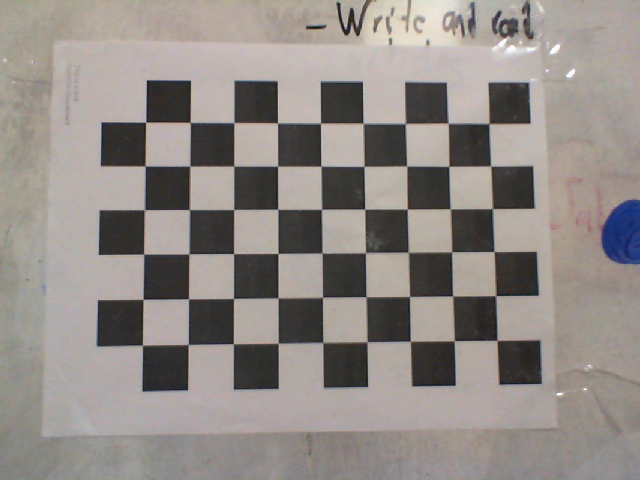
#> input picture CalibracionCamara/Calibration0.png, 640 x 480 px; its folder holds 5 pictures in this run; the run also reads 1 picture not shown here
$ python Cameracalibration.py
#> lines starting #> are read from the running program, lines starting #| are printed output that depends on the picture; after the words box and inside, x2 and y2 are one past the last pixel; in counts of white or black regions, pixels touching at a corner belong together

#From the OpenCV website
# https://opencv-python-tutroals.readthedocs.io/en/latest/py_tutorials/py_calib3d/py_calibration/py_calibration.html

import numpy as np
import cv2 as cv
import glob
from tempfile import TemporaryFile

# termination criteria
criteria = (cv.TERM_CRITERIA_EPS + cv.TERM_CRITERIA_MAX_ITER, 30, 0.001)
squareSize=10.6
# prepare object points, like (0,0,0), (1,0,0), (2,0,0) ....,(6,5,0)
objp = np.zeros((6*9,3), np.float32)
objp[:,:2] = np.mgrid[0:9,0:6].T.reshape(-1,2)*squareSize#milimeters
# Arrays to store object points and image points from all the images.
objpoints = [] # 3d point in real world space
imgpoints = [] # 2d points in image plane.
images = glob.glob('*.png')
Contt = 0
for fname in images:
    img = cv.imread(fname)
#> img is the input picture: shape (480, 640, 3); mean B, G, R 134.5, 138.6, 145.4
    gray = cv.cvtColor(img, cv.COLOR_BGR2GRAY)
    # Find the chess board corners
    ret, corners = cv.findChessboardCorners(gray, (9,6), None)
#> ret = True; corners = 54 rows, first 8: [497, 339.8], [454, 340.9], [410.4, 340.5], [366.3, 341.4], [322.5, 342.8], [277.9, 343.5], [233.4, 343.4], [188, 344.7]
    # If found, add object points, image points (after refining them)
    if ret == True:
        objpoints.append(objp)
        corners2 = cv.cornerSubPix(gray,corners, (11,11), (-1,-1), criteria)
#> corners2 = 54 rows, first 8: [496.9, 340.4], [454.3, 340.8], [410.3, 341.3], [367, 341.8], [322.8, 342.4], [278.2, 343.3], [233.4, 343.8], [188.2, 344.5]
        imgpoints.append(corners2)
        # Draw and display the corners
        img = cv.drawChessboardCorners(img, (9,6), corners2, ret)
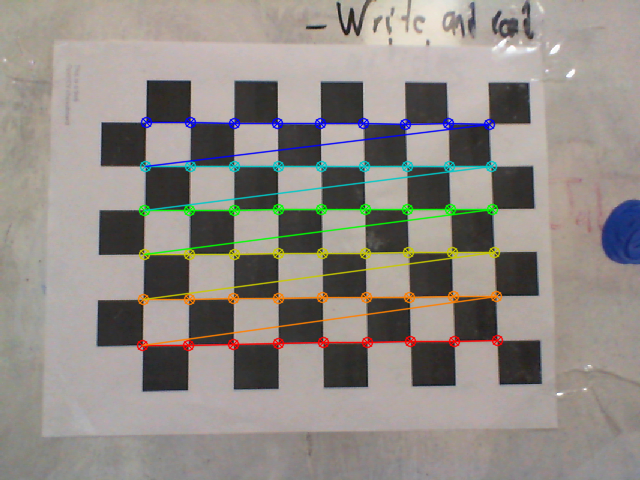
#> img: shape (480, 640, 3); 5.12% of pixels changed, all inside (x1, y1, x2, y2) = (136, 116, 504, 352)
        Contt += 1
        cv.imshow('img', img)
        cv.waitKey(1000)
#> pass 2 of the loop `for fname in images:`:
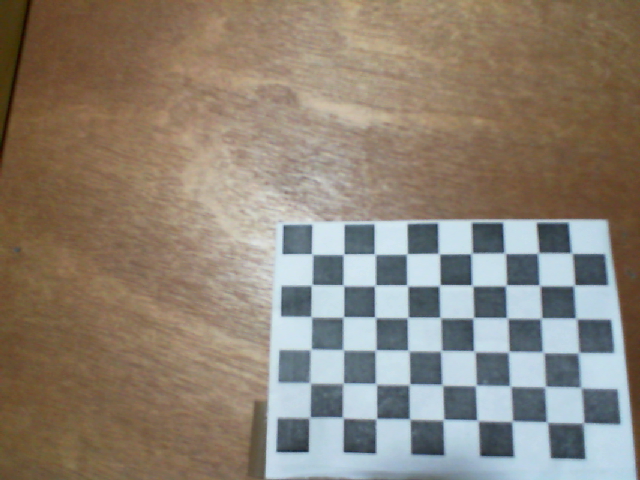
#> input picture CalibracionCamara/Calibration1.png, 640 x 480 px
#> img is the input picture: shape (480, 640, 3); mean B, G, R 116.8, 129.9, 140.3
#> `gray = cv.cvtColor(img, cv.COLOR_BGR2GRAY)`:
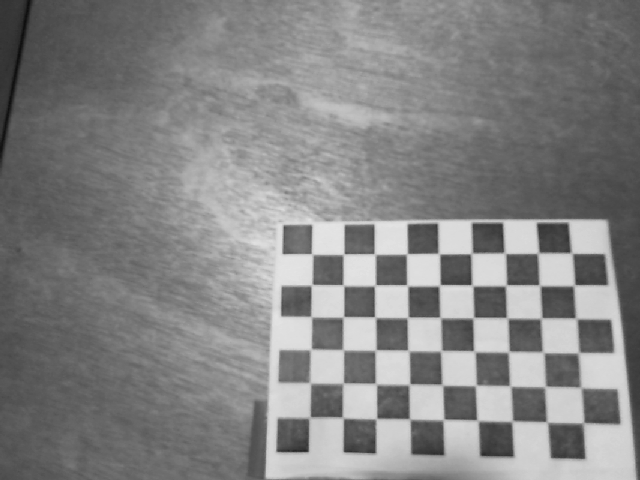
#> gray: shape (480, 640); min 13, max 229, mean 131.4
#> corners = 54 rows, first 8: [313.5, 253.5], [344.2, 253.5], [373.8, 253.5], [407.5, 253.3], [437.5, 253.1], [469.6, 254], [503.5, 252.1], [539, 251.7]
#> corners2 = 54 rows, first 8: [312.1, 254.2], [343.5, 254.3], [374.7, 254], [406.8, 253.9], [438.9, 253.6], [471.5, 253.4], [504.7, 253.1], [538.3, 253]
#> `img = cv.drawChessboardCorners(img, (9,6), corners2, ret)`:
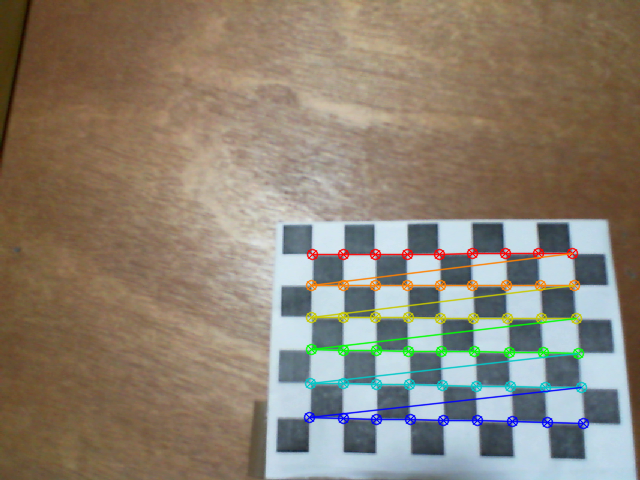
#> img: shape (480, 640, 3); 4.18% of pixels changed, all inside (x1, y1, x2, y2) = (303, 247, 590, 430)
#> pass 3 of the loop `for fname in images:`:
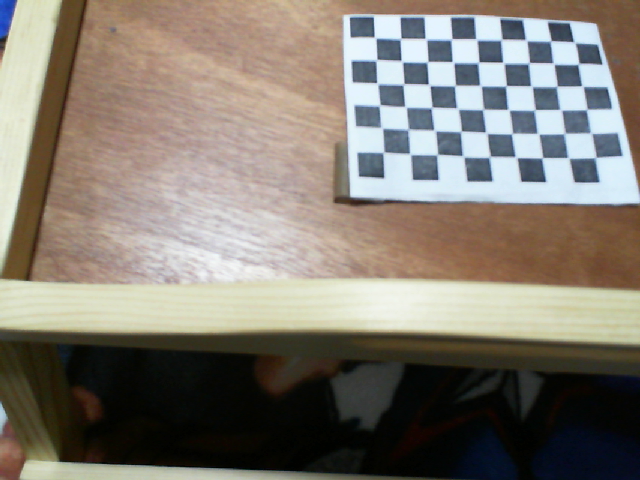
#> input picture CalibracionCamara/Calibration10.png, 640 x 480 px
#> img is the input picture: shape (480, 640, 3); mean B, G, R 114.3, 123.8, 130.6
#> `gray = cv.cvtColor(img, cv.COLOR_BGR2GRAY)`:
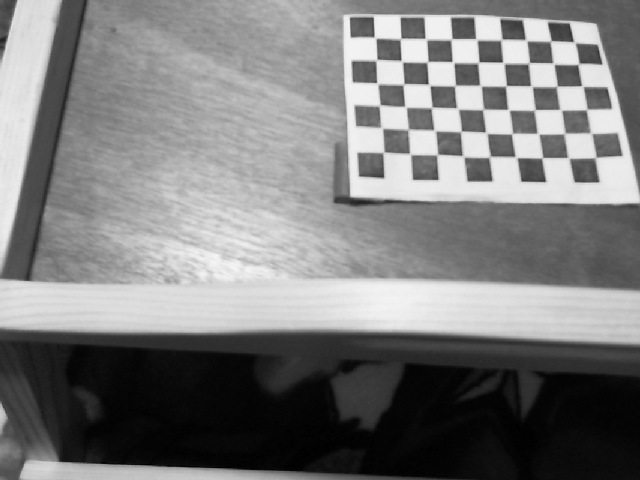
#> gray: shape (480, 640); min 0, max 246, mean 124.7
#> corners = 54 rows, first 8: [374.1, 36.79], [401.1, 37.79], [424.9, 38.19], [452.1, 38.44], [475.7, 38.42], [502.1, 38.62], [525.1, 39.24], [551.1, 40.47]
#> corners2 = 54 rows, first 8: [374.9, 37.53], [400.4, 38.8], [425.7, 38.92], [451.5, 39.24], [476.4, 39.36], [501.4, 39.59], [526.1, 40.24], [550.8, 40.87]
#> `img = cv.drawChessboardCorners(img, (9,6), corners2, ret)`:
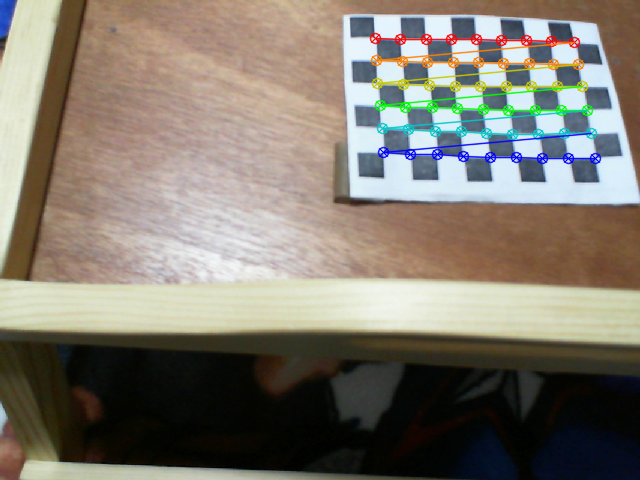
#> img: shape (480, 640, 3); 3.47% of pixels changed, all inside (x1, y1, x2, y2) = (369, 32, 602, 165)
#> the loop made 5 passes; the first 3 are shown

ret, mtx, dist, rvecs, tvecs = cv.calibrateCamera(objpoints, imgpoints, gray.shape[::-1], None, None)

img = cv.imread('Calibration1.png')
h,  w = img.shape[:2]
#> h = 480; w = 640
newcameramtx, roi = cv.getOptimalNewCameraMatrix(mtx, dist, (w,h), 1, (w,h))
# undistort
dst = cv.undistort(img, mtx, dist, None, newcameramtx)
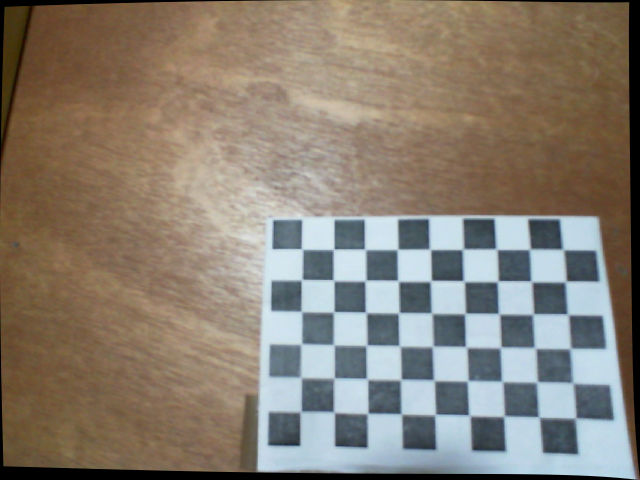
#> dst: shape (480, 640, 3); mean B, G, R 114.1, 126.3, 135.8
cv.imshow('Undistorted',dst)
#cv.imwrite('Z.png', dst)
# crop the image
#x, y, w, h = roi
#dst = dst[y:y+h, x:x+w]
# undistort
mapx, mapy = cv.initUndistortRectifyMap(mtx, dist, None, newcameramtx, (w,h), 5)
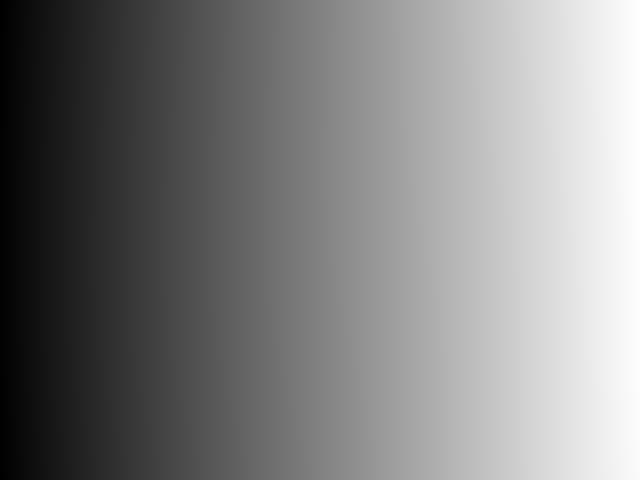
#> mapx: shape (480, 640) float32; min -5.27, max 649.7, mean 327.3; drawn with min black and max white
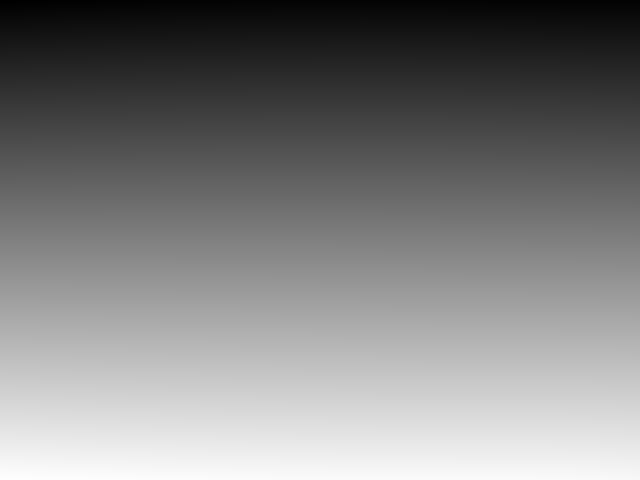
#> mapy: shape (480, 640) float32; min -7.49, max 493.4, mean 243.5; drawn with min black and max white
dst = cv.remap(img, mapx, mapy, cv.INTER_LINEAR)
# crop the image
#x, y, w, h = roi
#dst = dst[y:y+h, x:x+w]
mean_error = 0
for i in range(len(objpoints)):
    imgpoints2, _ = cv.projectPoints(objpoints[i], rvecs[i], tvecs[i], mtx, dist)
    error = cv.norm(imgpoints[i], imgpoints2, cv.NORM_L2)/len(imgpoints2)
    mean_error += error
print( "total error: {}".format(mean_error/len(objpoints)) )

with open('mtx.npy', 'wb') as f:
    np.save(f, mtx)
with open('rvecs.npy', 'wb') as f:
    np.save(f, rvecs)
with open('tvecs.npy', 'wb') as f:
    np.save(f, tvecs)
with open('dist.npy', 'wb') as f:
    np.save(f, dist)

cv.destroyAllWindows()
